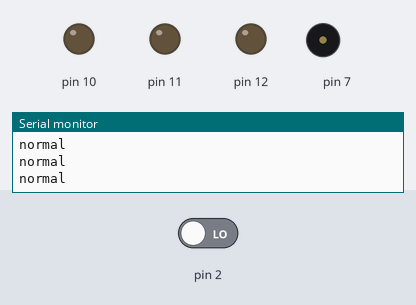
Simulated run of this sketch. Board: Arduino Uno, built with avr-gcc and run on an emulated ATmega328P. Parts: output pins drawn as LEDs (lit = HIGH), buzzer (waves = sounding), the last lines printed to the serial monitor. Dashed ring = blinking. Inputs (shaded band) come from the test bench; at power-on: pin 2 LOW.

Above: at 2.8 s.
2.9 s: pin 2 driven HIGH
At 3.3 s:
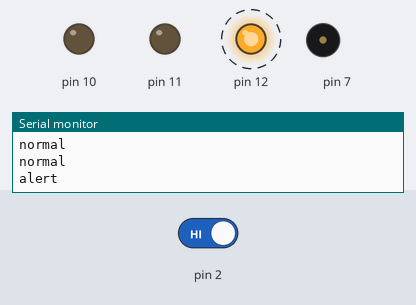
At 3.9 s:
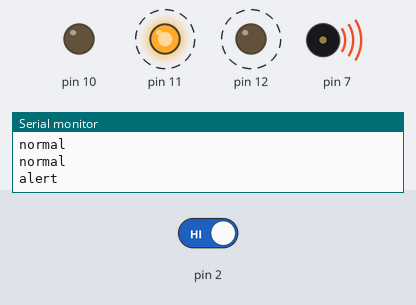
Timing chart, 0 to 12.4 s (numbered marks = the images above; inputs shaded):
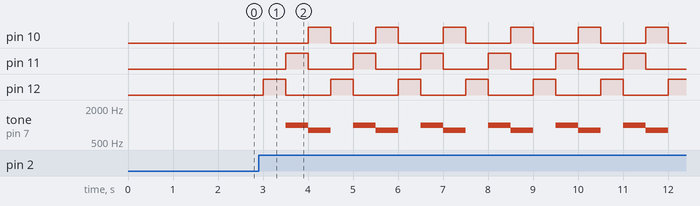

Measured:
- after the input at 2.9 s, pin 10: alternates HIGH for 0.50 s and LOW for 1.0 s, starting after 1.1 s; pin 11: alternates HIGH for 0.50 s and LOW for 1.0 s, starting after 0.60 s

The sketch:

ArduinoSmartHomw1.ino
```cpp
void setup()
{
  pinMode(12, OUTPUT);
  pinMode(11, OUTPUT);
  pinMode(10, OUTPUT);
  pinMode(7, OUTPUT);
  pinMode(2, INPUT);
  Serial.begin(9600);
}

void loop()
{
  if(digitalRead(2)==HIGH){
  Serial.println("alert");
  digitalWrite(12, HIGH);
  digitalWrite(11, LOW);
  digitalWrite(10, LOW);
  delay(500);
  digitalWrite(12, LOW);
  digitalWrite(11, HIGH);
  digitalWrite(10, LOW);
  tone(7, 1000, 500);
  delay(500);
  digitalWrite(12, LOW);
  digitalWrite(11, LOW);
  digitalWrite(10, HIGH);
  tone(7, 800, 500);
  delay(500);
  }
  else {
  Serial.println("normal");
  digitalWrite(12, LOW);
  digitalWrite(11, LOW);
  digitalWrite(10, LOW);
  delay(1000);
  }
}
```
